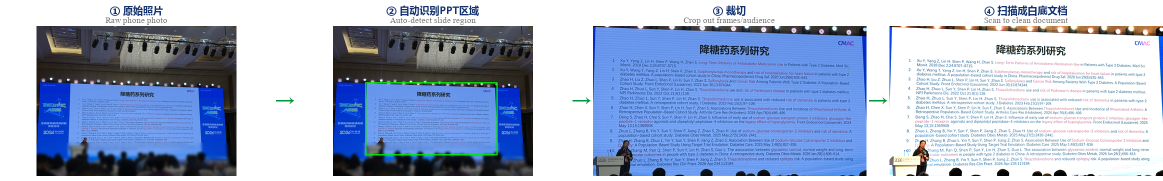
#> input picture assets/pipeline.png, 2326 x 362 px (shown at 1/2 size)
$ python -i slide_crop.py   (imports and definitions only)
#> lines starting #> are read from the running program, lines starting #| are printed output that depends on the picture; after the words box and inside, x2 and y2 are one past the last pixel; in counts of white or black regions, pixels touching at a corner belong together
# -*- coding: utf-8 -*-
"""
slide_crop.py — conference slide screen detector & cropper (v2)

Works on LED-wall conference photos where:
  - the slide screen is a large, uniformly bright rectangular area
  - stage spotlights appear at the top (isolated bright dots, not uniform)
  - audience is a dark band at the bottom

Main strategy: row/column brightness projection.
  Each LED-screen row has HIGH average brightness (the whole row is lit).
  A spotlight row has LOW average brightness (most of the row is dark ceiling).
  → threshold on row average reliably separates screen from ceiling/audience.
"""

import io
import cv2
import numpy as np
from PIL import Image


# ── Helpers ───────────────────────────────────────────────────────────────────

def _imread(path):
    """cv2.imread that handles Unicode/CJK filenames on Windows."""
    buf = np.fromfile(path, dtype=np.uint8)
    if buf.size == 0:
        return None
    return cv2.imdecode(buf, cv2.IMREAD_COLOR)


# ══════════════════════════════════════════════════════════════════════════════
# CONTENT-REGION DETECTOR  (v6 — distilled from the user's manual crops)
#
# Goal: from a photo of a slide shown on a decorated LED wall, return ONLY the
# presentation slide ("PPT info region") — dropping the colored side frames, the
# spotlight bar above, and the audience heads below.
#
# It is built on two GENERAL, color-agnostic cues so it transfers to other
# venues (e.g. red frames instead of blue, no spotlight bar, etc.):
#
#   TOP / BOTTOM edge — the slide is BRIGHT; the ceiling/spotlights and the
#       audience are DARK. Take the longest run of bright rows. Colored
#       spotlights are bright *dots* but a dark *row average*, so brightness
#       (not saturation) is the right cue here. For dark slides (e.g. a deep-
#       blue title page) brightness can fail to cut, so when an edge is not
#       trimmed we fall back to SATURATION for that edge only — a dark-blue
#       slide is highly saturated while ceiling/audience are not.
#
#   LEFT / RIGHT edge — the decorative frame is a narrow band at the edge whose
#       colour SATURATION is far higher than the slide content (a solid blue/red
#       panel vs. text-and-charts content). Find the high-saturation band near
#       each edge and cut to its INNER edge. A uniformly-saturated slide (high
#       saturation across most of its width) has no distinct frame and is kept
#       full width. Saturation — not hue — drives this, so it transfers to red
#       frames or any other colour.
#
# Validated against 51 hand-made crops (39 Focus + 12 Other): mean per-edge
# error 1.3 %, max 4.7 %, zero photos above 5 %.
# ══════════════════════════════════════════════════════════════════════════════

# Tunables (fractions of image size unless noted)
_C_BLUR        = 21      # gaussian blur kernel for profiles
_C_BRIGHT_THR  = 0.60    # row is "slide" if brightness > this × centre median
_C_SAT_THR     = 0.62    # fallback: row is "slide" if saturation > this × median
_C_FRAME_REL   = 0.80    # frame columns have saturation > this × max column sat
_C_FRAME_FLOOR = 150.0   # ...but never below this absolute saturation
_C_FRAME_CAP   = 0.26    # search this fraction inward from each edge for a frame
_C_UNIFORM     = 0.60    # if > this fraction of columns are high-sat → no frame


# [79 lines left out: functions _close1d, _frame_edge, detect_content_region, not called in this run]


def _longest_run(mask):
    """
    Return (start, end) indices of the longest contiguous True run in 1D mask.
    Ties broken by choosing the run with higher average value.
    """
    best_start, best_end, best_len = 0, len(mask), 0
    in_run = False
    cur_start = 0
    for i, v in enumerate(mask):
        if v and not in_run:
            in_run, cur_start = True, i
        elif not v and in_run:
            in_run = False
            length = i - cur_start
            if length > best_len:
                best_len, best_start, best_end = length, cur_start, i
    if in_run:
        length = len(mask) - cur_start
        if length > best_len:
            best_start, best_end = cur_start, len(mask)
    return best_start, best_end


# ── Primary: row/column projection ───────────────────────────────────────────

def _smooth1d(a, k):
    k = max(11, k)
    if k % 2 == 0:
        k += 1
    return np.convolve(a, np.ones(k) / k, mode='same')


# Calibrated for the CMAC LED stage. The screen is a fixed physical object, so
# every photo's crop should land on roughly the same width-to-height ratio.
# Close-up shots whose detected ratio falls below AR_MIN have caught audience
# rows at the bottom — we re-derive the bottom edge from AR_TARGET to cut them.
AR_MIN    = 2.05
AR_TARGET = 2.22


def _detect_by_projection(img_bgr):
    """
    Conference LED-screen pattern detector (v4 "blue-frame + brightness band").

    The CMAC stage has a fixed visual pattern: the speaker's slide is flanked
    LEFT and RIGHT by blue decorative panels, capped ABOVE by a bar of colored
    spotlights, and bordered BELOW by rows of audience heads. The rectangle
    those four features enclose is the real, information-bearing screen.

    Detection follows that pattern directly:

    LEFT / RIGHT
        The blue side panels are the most reliable anchor. We project the CMAC
        blue mask onto the column axis and find the dominant blue peak in each
        half independently (robust when one panel is partly occluded by slide
        content). Each panel's outer edge becomes the crop boundary; a weak
        peak means the panel runs off-frame, so we extend to the image edge.

    TOP / BOTTOM
        Within the blue-framed width, the screen is the longest run of bright
        rows — the dark ceiling above and the dark audience below break the run
        naturally. A valley-correction nudges the top below the spotlight bar
        when the screen starts at the very top of the frame.

    ASPECT RATIO
        Because the screen is one physical object, all crops should share a
        ratio. Crops that come out too tall (audience caught at the bottom) are
        tightened to AR_TARGET, keeping every output proportionally consistent.

    Returns (x, y, w, h) bounding box, or None if the image is too dark.
    """
    h, w = img_bgr.shape[:2]

    # ── LEFT / RIGHT: independent blue-panel peaks ────────────────────────────
    hsv  = cv2.cvtColor(img_bgr, cv2.COLOR_BGR2HSV)
    bmask = (cv2.inRange(hsv, np.array([100, 80, 25]),
                              np.array([145, 255, 210])) // 255).astype(np.float32)
    col_blue = _smooth1d(bmask.mean(axis=0), w // 120)

    lhalf = int(w * 0.45)
    rhalf = int(w * 0.55)
    lc = int(np.argmax(col_blue[:lhalf]))
    rc = rhalf + int(np.argmax(col_blue[rhalf:]))
    lpk, rpk = col_blue[lc], col_blue[rc]

    PANEL_MIN = 0.28          # below this the panel is off-frame / not present
    EDGE_FRAC = 0.35          # outer edge = where blue falls to this × peak
    if lpk < PANEL_MIN:
        left = 0
    else:
        left = lc
        while left > 0 and col_blue[left] > lpk * EDGE_FRAC:
            left -= 1
    if rpk < PANEL_MIN:
        right = w
    else:
        right = rc
        while right < w - 1 and col_blue[right] > rpk * EDGE_FRAC:
            right += 1

    # Both side panels weak → this is a wide-angle / rear-of-hall shot where the
    # screen is small and not flanked by detectable blue. Defer to the blue blob
    # detector, which is designed for that case.
    if lpk < PANEL_MIN and rpk < PANEL_MIN:
        return None

    # ── TOP / BOTTOM: longest bright-row run within the framed width ──────────
    blurred = cv2.GaussianBlur(img_bgr, (31, 31), 0)
    gray    = cv2.cvtColor(blurred, cv2.COLOR_BGR2GRAY).astype(np.float32)
    row_s   = _smooth1d(gray[:, left:right].mean(axis=1), h // 60)

    ref = np.median(row_s[int(h * 0.4): int(h * 0.6)])
    if ref < 10:
        return None
    bright = (row_s > ref * 0.55).astype(np.uint8).reshape(-1, 1)
    bright = cv2.morphologyEx(bright, cv2.MORPH_CLOSE,
                              np.ones((max(15, h // 40), 1), np.uint8)).flatten() > 0
    top, bottom = _longest_run(bright)
    if bottom <= top:
        top, bottom = int(h * 0.12), int(h * 0.80)

    # Blue-frame top edge — the decisive cut for the spotlight bar. The blue
    # side panels begin exactly at the screen's physical top; the spotlights and
    # ceiling above them carry no blue. So the upper edge of the blue frame is
    # the most reliable top boundary, and it works even on DARK slides where the
    # spotlight bar is brighter than the screen content and brightness alone
    # cannot separate lamps from screen. The slide title lives inside the blue
    # frame, so this never clips title text. Trust only the side(s) with a
    # strong panel and take the lower (more conservative) of the two edges.
    strip = max(3, int(w * 0.02))
    blue_tops = []
    if lpk >= PANEL_MIN:
        lt, _ = _longest_run(
            _smooth1d(bmask[:, max(0, lc - strip):lc + strip].mean(axis=1),
                      h // 80) > 0.35)
        blue_tops.append(lt)
    if rpk >= PANEL_MIN:
        rt, _ = _longest_run(
            _smooth1d(bmask[:, max(0, rc - strip):rc + strip].mean(axis=1),
                      h // 80) > 0.35)
        blue_tops.append(rt)
    blue_tops = [t for t in blue_tops if t > 0]
    if blue_tops:
        top = max(top, min(blue_tops))

    # ── Aspect-ratio consistency: tighten over-tall crops (audience caught) ──
    width = right - left
    if width > 0 and (bottom - top) > 0 and width / (bottom - top) < AR_MIN:
        bottom = top + int(width / AR_TARGET)

    if (right - left) < int(w * 0.20) or (bottom - top) < int(h * 0.18):
        return None

    return left, top, right - left, bottom - top


# [99 lines left out: functions _has_blue_sides, _detect_by_blue, _detect_by_hsv, _expand, not called in this run]


# ── Public API ────────────────────────────────────────────────────────────────

def crop_slide(src_path, safety_margin=0.02, min_crop_ratio=0.15,
               max_crop_ratio=0.93):
    """
    Detect and crop the slide screen from a conference photo.

    Parameters
    ----------
    src_path       : str   — path to the original JPEG photo
    safety_margin  : float — expand detected region outward by this fraction
    min_crop_ratio : float — reject crop if < this fraction of original area
    max_crop_ratio : float — reject crop if > this fraction (no real detection)

    Returns PIL.Image (cropped), or a conservative fallback crop.
    """
#> called with src_path = 'assets/pipeline.png', safety_margin = 0.02, min_crop_ratio = 0.15, max_crop_ratio = 0.93
    img_bgr = _imread(src_path)
#> in _imread, returned value is the input picture: shape (362, 2326, 3); mean B, G, R 206.2, 178.8, 164
    if img_bgr is None:
        return Image.open(src_path)

    ih, iw = img_bgr.shape[:2]
#> ih = 362; iw = 2326
    img_area = ih * iw
#> img_area = 842012

    # ── 1. Pattern detection (primary, close-up shots) ────────────────────────
    # The projection detector now decides internally whether the blue side
    # panels are present; if they are not (wide-angle shot) it returns None and
    # we fall through to the blue-blob detector below.
    result = _detect_by_projection(img_bgr)
#> in _detect_by_projection, `hsv  = cv2.cvtColor(img_bgr, cv2.COLOR_BGR2HSV)`: hsv: shape (362, 2326, 3); mean H, S, V 54.9, 61.9, 208.5
#> in _detect_by_projection, `bmask = (cv2.inRange(hsv, np.array([100, 80, 25]), np.array([145, 255,..`:
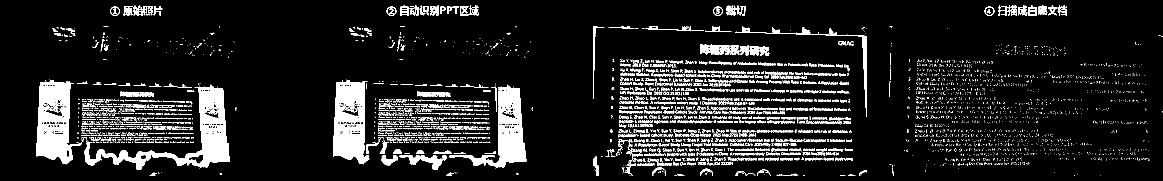
#> bmask: shape (362, 2326) float32 (shown at 1/2 size); values 0 (black) and 1 (white), 10.4% white; 4243 white regions (3616 under 20 px), largest, box (x1, y1, x2, y2) and area: (168, 169, 460, 340) 10499, (73, 159, 174, 329) 8722, (666, 159, 739, 329) 8265
#> in _detect_by_projection, `col_blue = _smooth1d(bmask.mean(axis=0), w // 120)`: col_blue = 2326 values, max 0.405 at index 128, min 0 at index 0, mean 0.104
#> in _detect_by_projection, `lc = int(np.argmax(col_blue[:lhalf]))`: lc = 128
#> in _detect_by_projection, `rc = rhalf + int(np.argmax(col_blue[rhalf:]))`: rc = 1432
#> in _detect_by_projection, `lpk, rpk = col_blue[lc], col_blue[rc]`: lpk = 0.405; rpk = 0.234
#> in _detect_by_projection, `left = lc`: left = 128
#> the loop in _detect_by_projection, `while left > 0 and col_blue[left] > lpk * EDGE_FRAC:` made 55 passes
#> left on passes 1 to 12: 127, 126, 125, 124, 123, 122, 121, 120, 119, 118, 117, 116
#> after the loop in _detect_by_projection, `while left > 0 and col_blue[left] > lpk * EDGE_FRAC:`: left = 73
#> in _detect_by_projection, `blurred = cv2.GaussianBlur(img_bgr, (31, 31), 0)`:
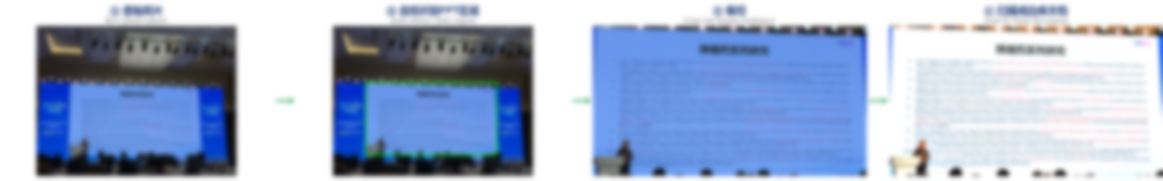
#> blurred: shape (362, 2326, 3) (shown at 1/2 size); mean B, G, R 206.2, 178.8, 164
#> in _detect_by_projection, `gray    = cv2.cvtColor(blurred, cv2.COLOR_BGR2GRAY).astype(np.float32)`:
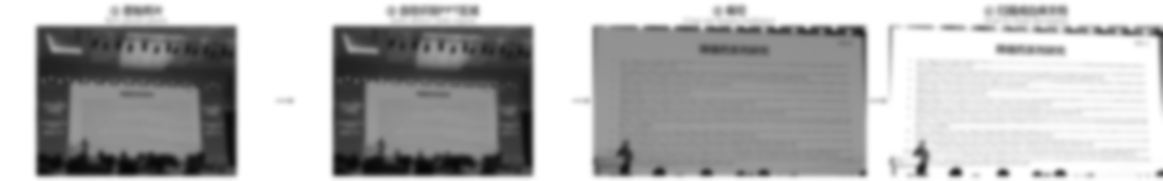
#> gray: shape (362, 2326) float32 (shown at 1/2 size); min 6, max 255, mean 177.5
#> in _detect_by_projection, `row_s   = _smooth1d(gray[:, left:right].mean(axis=1), h // 60)`: row_s = 362 values, max 251.7 at index 5, min 131.5 at index 361, mean 173.3
#> in _detect_by_projection, `ref = np.median(row_s[int(h * 0.4): int(h * 0.6)])`: ref = 170.5
#> in _detect_by_projection, `bright = (row_s > ref * 0.55).astype(np.uint8).reshape(-1, 1)`: bright = 362 values from 1 to 1
#> in _longest_run, `best_start, best_end, best_len = 0, len(mask), 0`: best_start = 0; best_end = 362; best_len = 0
#> the loop in _longest_run, `for i, v in enumerate(mask):` made 362 passes
#> (in_run, cur_start) on pass 1: (True, 0)
#> after the loop in _longest_run, `for i, v in enumerate(mask):`: best_end = 362; best_len = 0; in_run = True
#> in _longest_run, `length = len(mask) - cur_start`: length = 362
#> in _detect_by_projection, `top, bottom = _longest_run(bright)`: top = 0; bottom = 362
#> the loop in _longest_run (call 2), `for i, v in enumerate(mask):` made 362 passes
#> (in_run, length, best_len, best_start, best_end) on pass 320: (False, 154, 154, 165, 319)
#> (in_run, cur_start) on pass 166: (True, 165)
#> in _detect_by_projection, `lt, _ = _longest_run( _smooth1d(bmask[:, max(0, lc - strip):lc + strip..`: lt = 165
#> in _detect_by_projection, `blue_tops = [t for t in blue_tops if t > 0]`: blue_tops = [165]
#> in _detect_by_projection, `top = max(top, min(blue_tops))`: top = 165
#> in _detect_by_projection, `width = right - left`: width = 2253
#> result = (73, 165, 2253, 197)
    if result is not None:
        x, y, bw, bh = result
#> x = 73; y = 165; bw = 2253; bh = 197
        # Top is calibrated — never expand upward; expand sides and bottom only.
        dx = int(bw * safety_margin)
#> dx = 45
        dy = int(bh * safety_margin)
#> dy = 3
        x2  = max(0,  x - dx)
#> x2 = 28
        y2  = y
#> y2 = 165
        x3  = min(iw, x + bw + dx)
#> x3 = 2326
        y3  = min(ih, y + bh + dy)
#> y3 = 362
        bw2, bh2 = x3 - x2, y3 - y2
#> bw2 = 2298; bh2 = 197
        ratio = (bw2 * bh2) / img_area
#> ratio = 0.538
        if min_crop_ratio < ratio < max_crop_ratio:
            cropped = img_bgr[y2:y3, x2:x3]
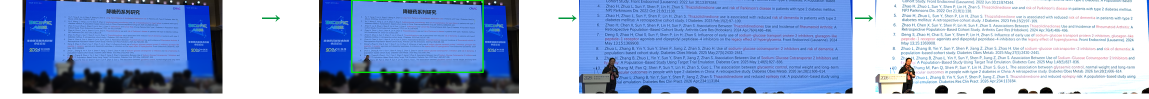
#> cropped: shape (197, 2298, 3) (shown at 1/2 size); mean B, G, R 213.1, 173.2, 151
            if cropped.size > 0:
                return Image.fromarray(cv2.cvtColor(cropped, cv2.COLOR_BGR2RGB))
#> returned value: PIL image 2298x197 RGB

    # ── 2. CMAC blue-screen detector (wide-angle / rear-of-hall shots) ────────
    result = _detect_by_blue(img_bgr)
    if result is not None:
        x, y, bw, bh = _expand(*result, safety_margin, iw, ih)
        ratio = (bw * bh) / img_area
        if min_crop_ratio < ratio < max_crop_ratio:
            cropped = img_bgr[y:y+bh, x:x+bw]
            if cropped.size > 0:
                return Image.fromarray(cv2.cvtColor(cropped, cv2.COLOR_BGR2RGB))

    # ── 3. Generic brightness + saturation blob (fallback) ───────────────────
    result = _detect_by_hsv(img_bgr)
    if result is not None:
        x, y, bw, bh = _expand(*result, safety_margin, iw, ih)
        ratio = (bw * bh) / img_area
        if min_crop_ratio < ratio < max_crop_ratio:
            cropped = img_bgr[y:y+bh, x:x+bw]
            if cropped.size > 0:
                return Image.fromarray(cv2.cvtColor(cropped, cv2.COLOR_BGR2RGB))

    # ── 3. Conservative heuristic: strip audience + ceiling ──────────────────
    top_cut    = int(ih * 0.12)
    bottom_cut = int(ih * 0.20)
    cropped    = img_bgr[top_cut: ih - bottom_cut, 0:iw]
    if cropped.size > 0:
        return Image.fromarray(cv2.cvtColor(cropped, cv2.COLOR_BGR2RGB))

    return Image.open(src_path)


# [7 lines left out: function crop_slide_to_bytesio, not called in this run]


# ══════════════════════════════════════════════════════════════════════════════
# Document-scan effect (v2.1)
#
# Turn a *photo of a slide* into a clean "scanned document" — flat white
# background, crisp dark text — for slides that are dark-text-on-light-background
# (tables, reference lists, text-heavy academic slides). It removes the screen
# photo's uneven lighting, glare, and LED color cast.
#
# IMPORTANT: only apply this to TRUE white/light-background, dark-text slides.
# On dark-themed or light-text-on-color slides it destroys the content, and on
# photographic slides it looks wrong. Because these are photos of a *tinted*
# screen, a brightness/saturation heuristic cannot reliably tell a white slide
# from a colored one — let Claude vision make that call during the photo read
# (return a per-slide `scan` flag) and pass scan=True only for those.
# ══════════════════════════════════════════════════════════════════════════════

_C_DARK_MED = 110     # cropped slide with median brightness below this is a
                      # dark-themed slide → never document-scan it (it would wash out)


def _is_light_slide(bgr):
    """True if the cropped slide is light-background (suitable for scanning)."""
    return float(np.median(cv2.cvtColor(bgr, cv2.COLOR_BGR2GRAY))) >= _C_DARK_MED


# [83 lines left out: functions document_scan, crop_content, crop_content_to_bytesio, not called in this run]

>>> result = crop_slide('assets/pipeline.png')
